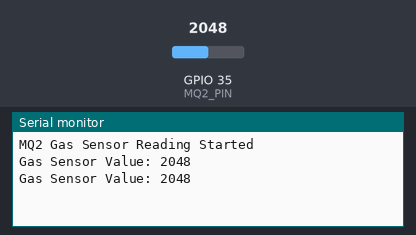
Recording of a sketch running on a simulated ESP32. Parts: the last lines printed to the serial monitor. The inputs (shaded band) are chosen by the test bench; at power-on: GPIO 35 (MQ2_PIN) = 2048.

Above: at 2.2 s.
2.3 s: GPIO 35 (MQ2_PIN) set to 2866
At 3.6 s:
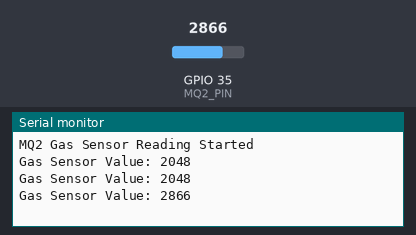
3.8 s: GPIO 35 (MQ2_PIN) set to 3603
At 4.8 s:
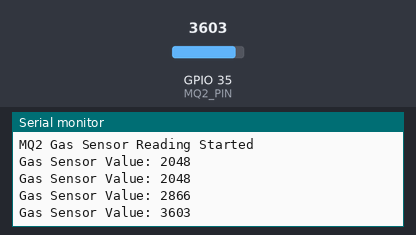
Timing chart, 0 to 6.8 s (numbered marks = the images above; inputs shaded):
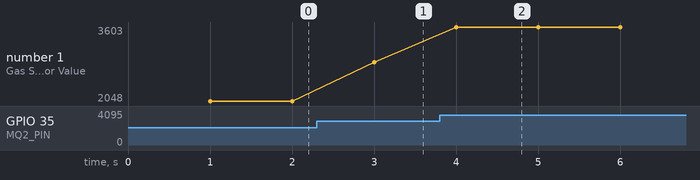

Measured:
- after the input at 2.3 s, the serial monitor: prints a new line after 0.70 s (image 1)
- after the input at 3.8 s, the serial monitor: prints a new line after 0.20 s (image 2)
- plotted number 1: 2048 → 2866 after the input at 2.3 s, 2866 → 3603 after the input at 3.8 s

The sketch:

mq2_gas.ino.ino
```cpp
// ESP32 MQ2 Gas Sensor Example

#define MQ2_PIN 35   // ADC pin (GPIO 35)

void setup() {
  Serial.begin(9600);
  delay(1000);
  Serial.println("MQ2 Gas Sensor Reading Started");
}

void loop() {
  int gasValue = analogRead(MQ2_PIN);  // Read ADC value

  Serial.print("Gas Sensor Value: ");
  Serial.println(gasValue);

  delay(1000);
}
```
